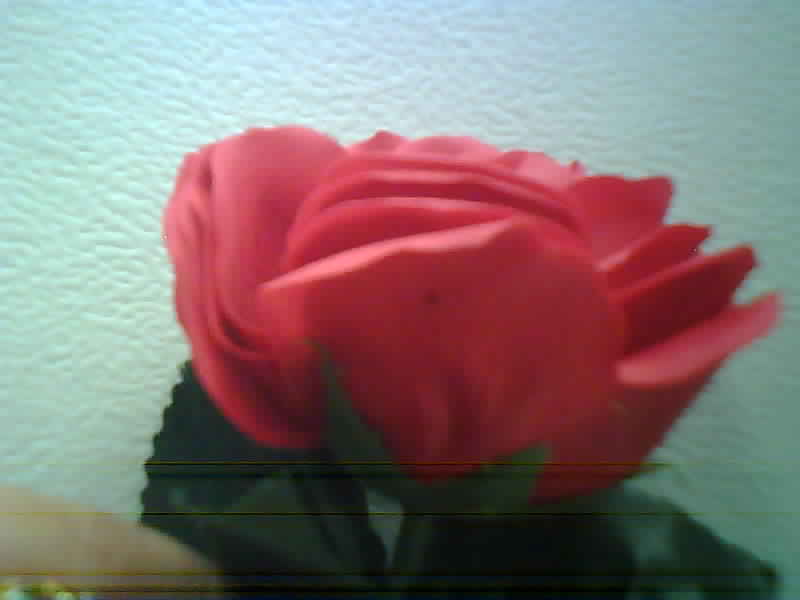
#> input picture color_detection/images/capture_flower.jpg, 800 x 600 px
$ python color_no_mqtt.py
#> lines starting #> are read from the running program, lines starting #| are printed output that depends on the picture; after the words box and inside, x2 and y2 are one past the last pixel; in counts of white or black regions, pixels touching at a corner belong together
import cv2
import numpy as np

imagen = cv2.imread('images/capture_flower.jpg')
#> imagen is the input picture: shape (600, 800, 3); mean B, G, R 116.4, 117, 134

# Convertir la imagen a espacio de color HSV
hsv = cv2.cvtColor(imagen, cv2.COLOR_BGR2HSV)
#> hsv: shape (600, 800, 3); mean H, S, V 106.1, 101.9, 152.9

# Definir rangos estrictos para rojo intenso
# Primer rango de rojo (Hue cerca de 0)
rojo_intenso_bajo1 = np.array([0, 150, 150])  # Hue bajo, saturación y valor altos
rojo_intenso_alto1 = np.array([5, 255, 255])  # Hasta 5 para evitar naranja

# Segundo rango de rojo (Hue cerca de s180)
rojo_intenso_bajo2 = np.array([175, 150, 150])  # Valores altos para evitar tonos apagados
rojo_intenso_alto2 = np.array([180, 255, 255])

# Crear máscaras para ambos rangos
mascara_rojo1 = cv2.inRange(hsv, rojo_intenso_bajo1, rojo_intenso_alto1)
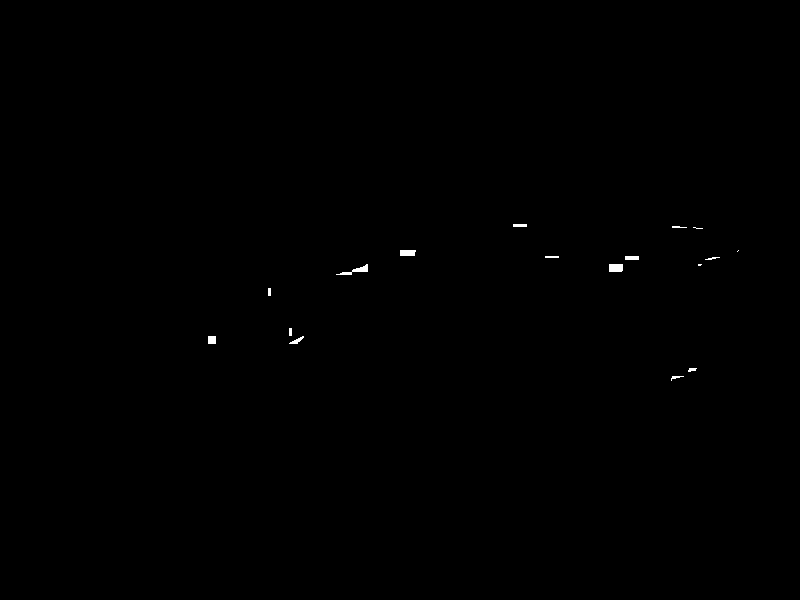
#> mascara_rojo1: shape (600, 800); 0.15% white; 17 white regions (3 under 20 px), largest, box (x1, y1, x2, y2) and area: (336, 264, 368, 275) 115, (609, 264, 623, 272) 111, (400, 250, 416, 256) 92
mascara_rojo2 = cv2.inRange(hsv, rojo_intenso_bajo2, rojo_intenso_alto2)
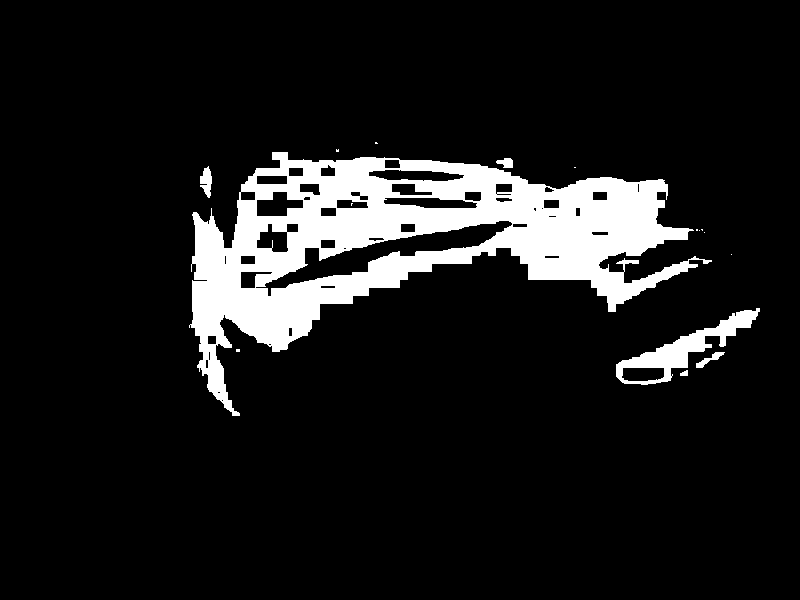
#> mascara_rojo2: shape (600, 800); 10.5% white; 16 white regions (10 under 20 px), largest, box (x1, y1, x2, y2) and area: (189, 152, 712, 416) 47191, (616, 308, 760, 385) 2808, (200, 166, 212, 198) 244, (696, 352, 725, 368) 154, (496, 158, 513, 168) 119, (680, 370, 688, 376) 36
# Combinar las máscaras
mascara_rojo_intenso = cv2.bitwise_or(mascara_rojo1, mascara_rojo2)
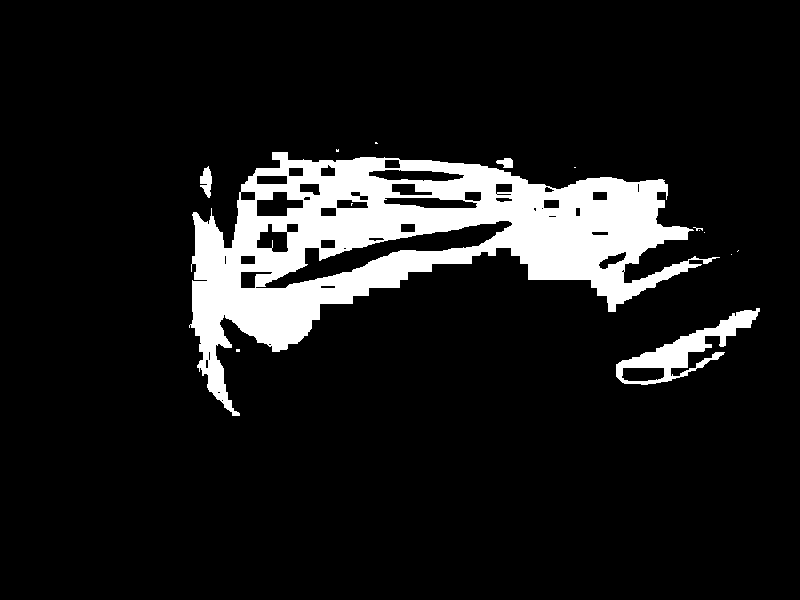
#> mascara_rojo_intenso: shape (600, 800); 10.7% white; 14 white regions (10 under 20 px), largest, box (x1, y1, x2, y2) and area: (189, 152, 720, 416) 47849, (616, 308, 760, 385) 3051, (200, 166, 212, 198) 244, (496, 158, 513, 168) 119

# Definir los rangos de colores en HSV para detectar el color amarillo
amarillo_bajo = np.array([20, 40, 40])
amarillo_alto = np.array([35, 255, 255])
mascara_amarillo = cv2.inRange(hsv, amarillo_bajo, amarillo_alto)
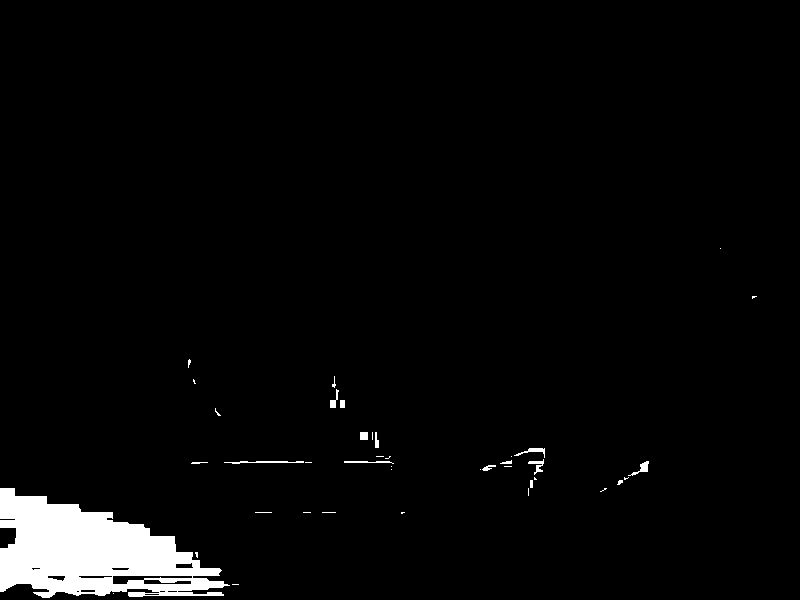
#> mascara_amarillo: shape (600, 800); 3.3% white; 41 white regions (25 under 20 px), largest, box (x1, y1, x2, y2) and area: (0, 488, 230, 598) 14662, (224, 461, 304, 464) 136, (514, 448, 545, 458) 100

# Contar los píxeles en cada máscara
conteo_rojo = cv2.countNonZero(mascara_rojo_intenso)
#> conteo_rojo = 51316
conteo_amarillo = cv2.countNonZero(mascara_amarillo)
#> conteo_amarillo = 15753

# Determinar la flor detectada y enviar los datos a Node-RED mediante MQTT
if conteo_amarillo > conteo_rojo:
    mensaje = "Girasol"
    print("Girasol detectado")
elif conteo_rojo > conteo_amarillo:
    mensaje = "Rosa"
    print("Rosa detectada")
else:
    mensaje = "No detectada"
    print("No se detectaron flores específicas")

# Mostrar los resultados (opcional)
cv2.imshow('Original', imagen)
cv2.imshow('Flores Rojas (Rosas)', cv2.bitwise_and(imagen, imagen, mask=mascara_rojo_intenso))
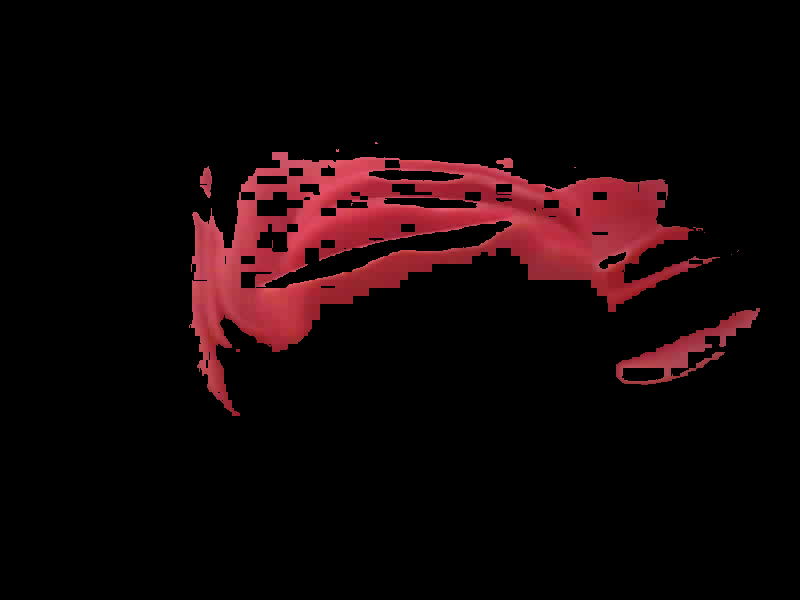
#> window 'Flores Rojas (Rosas)': shape (600, 800, 3); mean B, G, R 7.3, 5.7, 19.2
cv2.imshow('Flores Amarillas', cv2.bitwise_and(imagen, imagen, mask=mascara_amarillo))
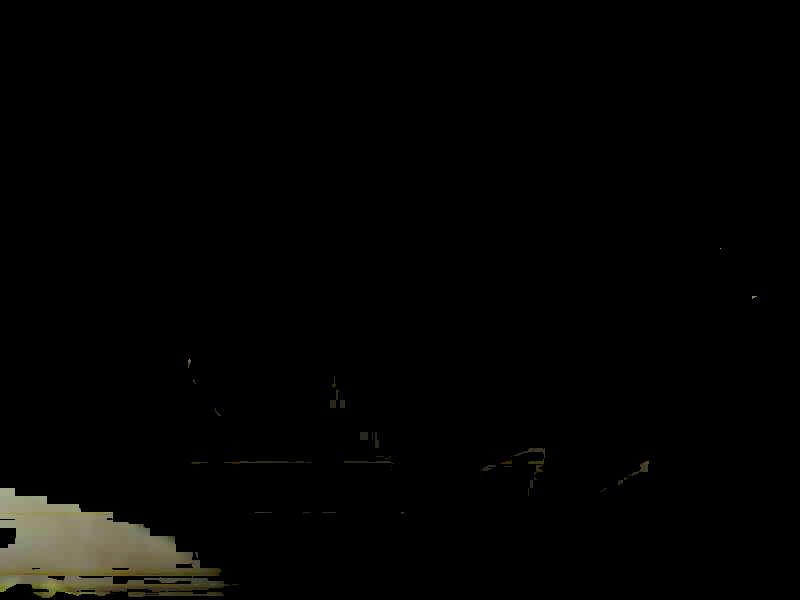
#> window 'Flores Amarillas': shape (600, 800, 3); mean B, G, R 2.7, 3.7, 3.8
#return mensaje

# Esperar y cerrar ventanas
cv2.waitKey(0)
cv2.destroyAllWindows()
